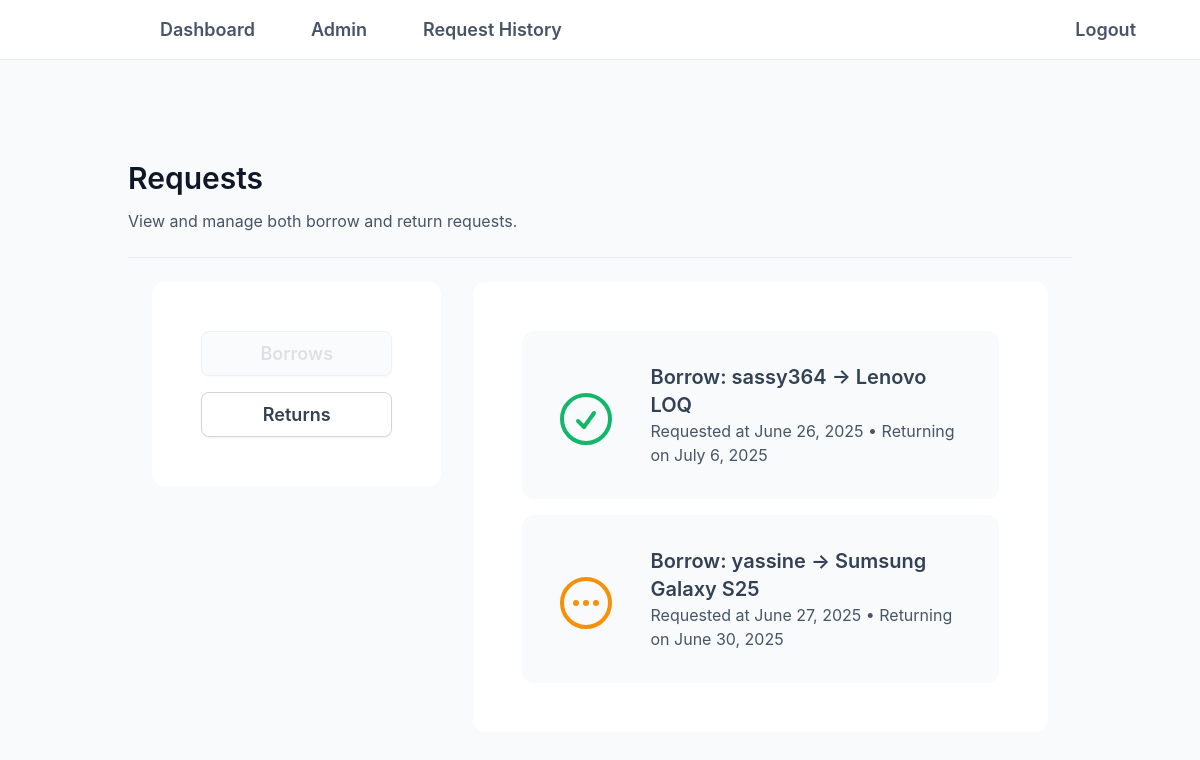
/requests/ (signed in), run on an earlier commit of the app's database.
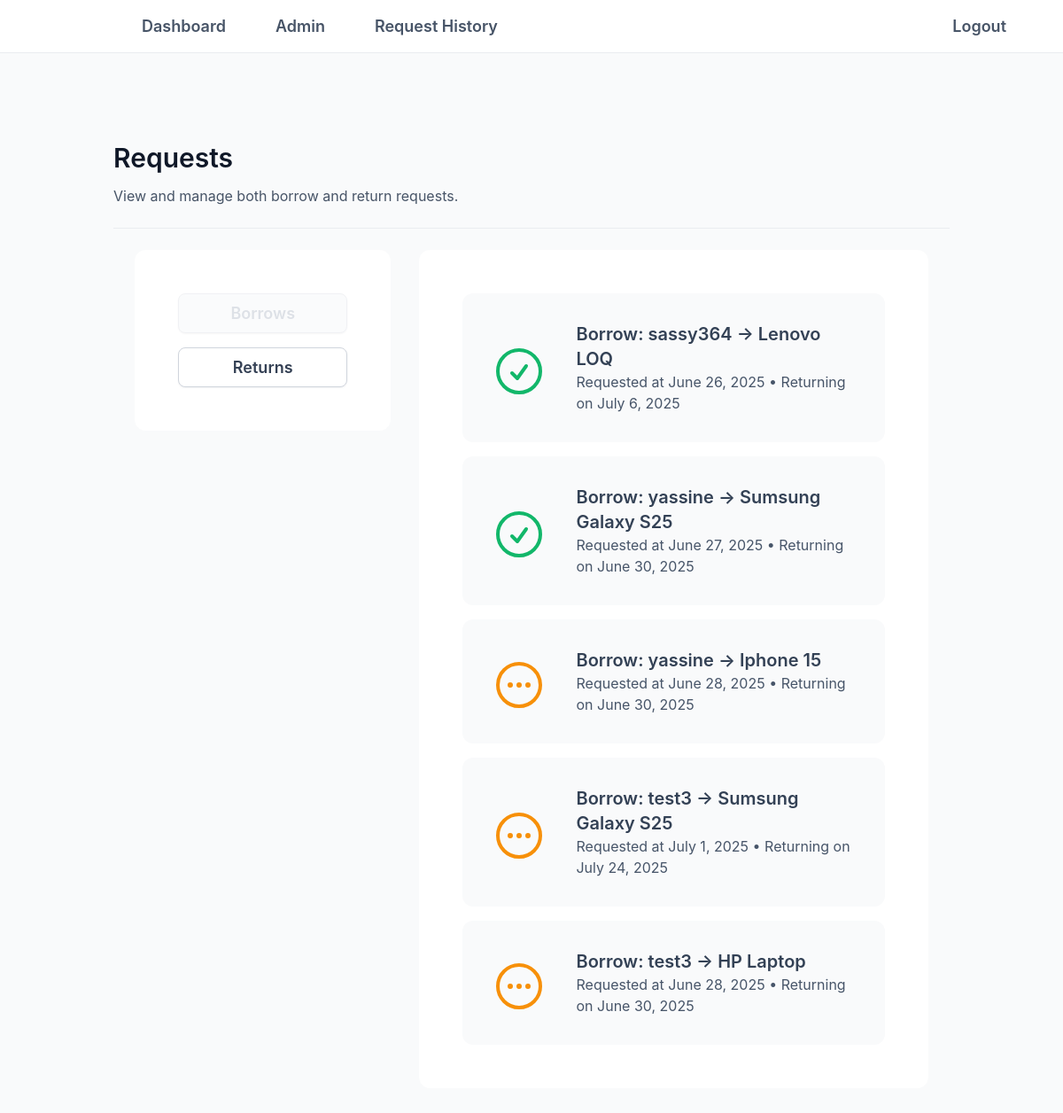
And on a later commit of the database.
### b_requests/models.py (models this page shows)
class BorrowRequest(models.Model):
    borrower = models.ForeignKey(User, on_delete=models.CASCADE, related_name='borrow_requests')
    device = models.ForeignKey(Device, on_delete=models.CASCADE, related_name='borrow_requests')
    date_requested = models.DateField(default=timezone.now)
    return_date = models.DateField(null=False, blank=False)
    approved = models.BooleanField(default=False)
    def __str__(self):
        return f"Borrow: {self.borrower.username} → {self.device.name}"

### devices/models.py (models this page shows, shortened)
class Device(models.Model):
    class Status(models.TextChoices):
        AVAILABLE = 'available', 'Available'
        BORROWED = 'borrowed', 'Borrowed'
        BROKEN = 'broken', 'Broken'
        MISSING = 'missing', 'Missing'
    name = models.CharField(max_length=100)
    type = models.CharField(max_length=50)
    status = models.CharField(
        max_length=20,
        choices=Status.choices,
        default=Status.AVAILABLE,
    )
    location = models.CharField(max_length=100, default='Admin')

### b_requests/views.py (the view)
# urls.py: path('', views.request_list_view, name='request-list'),
@staff_member_required
def request_list_view(request):
    borrows = BorrowRequest.objects.all()
    returns = ReturnRequest.objects.all()
    context = {"borrows": borrows, "returns": returns}
    return render(request, "b_requests/request_list.html", context)

### b_requests/models.py (called while the page is built)
    def __str__(self):
        return f"Return: {self.borrower.username} ← {self.device.name} ({self.condition})"

### b_requests/templates/b_requests/request_list.html (shortened to what this page needs)
{% extends "base.html" %}
{% block content %}
<div class="min-h-screen flex flex-col bg-atb-g-50 text-left py-24 px-4 md:px-12 lg:px-32 font-primary">
    <div class="flex flex-col gap-2">
        <h2 class="text-[30px]  font-[600] text-atb-g-900 font-primary">Requests</h2>
        <p class="text-[16px] text-atb-g-600">View and manage both borrow and return requests.</p>
    </div>
    <hr class="border-atb-g-200 mt-6">
    <div class="w-full flex flex-col items-start  md:flex-row p-4 md:p-6 gap-6 md:gap-8">
        <div class="flex flex-col gap-4 p-4 sm:p-6 md:p-8 lg:p-12 bg-white border border-white rounded-[12px] w-full md:w-1/3">
            <button id="borrow-tab"
                class="tab-button px-12 py-2 text-[18px] font-semibold rounded-[8px] transition-colors duration-200 border-[1px] border-atb-g-300 bg-white text-atb-g-700 shadow-[0px_1px_2px_0px_#1018280D]
           hover:bg-atb-g-50 hover:text-atb-g-800
           focus:bg-white focus:text-atb-g-700 focus:shadow-[0_0_0_4px_#F2F4F7]
           disabled:bg-atb-g-50 disabled:text-atb-g-300 disabled:border-atb-g-200 disabled:opacity-70"
                onclick="showTab('borrow')" disabled>
                Borrows
            </button>
            <button id="return-tab"
                class="tab-button px-12 py-2 text-[18px] font-semibold rounded-[8px] transition-colors duration-200 border-[1px] border-atb-g-300 bg-white text-atb-g-700 shadow-[0px_1px_2px_0px_#1018280D]
           hover:bg-atb-g-50 hover:text-atb-g-800
           focus:bg-white focus:text-atb-g-700 focus:shadow-[0_0_0_4px_#F2F4F7]
           disabled:bg-atb-g-50 disabled:text-atb-g-300 disabled:border-atb-g-200 disabled:opacity-70"
                onclick="showTab('return')" >
                Returns
            </button>
        </div>
        <div id="borrow-section" class="tab-section w-full md:w-2/3 border border-white bg-white rounded-[12px] p-4 sm:p-6 md:p-12">
            {% if borrows %}
                <div class="space-y-4">
                    {% for instance in borrows %}
                        <a href="{% url 'requests:borrow-detail' instance.id %}" class="block bg-atb-g-50 rounded-[12px] p-8 hover:bg-atb-g-200 focus:border-none focus:ring-0 focus:shadow-[0_0_0_4px_#F2F4F7] transition duration-300 flex flex-row items-center gap-8">
                            <div class="flex justify-start mt-2">
                                {% if instance.approved %}
                            <svg xmlns="http://www.w3.org/2000/svg" fill="none" viewBox="0 0 24 24" stroke-width="1.5" stroke="currentColor" class="size-16 text-atb-s-500">
                            <path stroke-linecap="round" stroke-linejoin="round" d="M9 12.75 11.25 15 15 9.75M21 12a9 9 0 1 1-18 0 9 9 0 0 1 18 0Z" />
                            </svg>
                            {% endif %}
                            </div>
                            <div class="text-left">
                            <h3 class="text-xl font-semibold text-[#334155]">{{ instance }}</h3>
                            <p class="text-[#475569]">Requested at {{ instance.date_requested }} &bull; Returning on {{ instance.return_date }}</p>
                            </div>
                        </a>
                    {% endfor %}
                </div>
            {% else %}
                <p class="text-center text-atb-g-500">No borrow requests available.</p>
            {% endif %}
        </div>
    </div>
</div>
{% endblock content %}

### templates/base.html (shortened to what this page needs)
{% load static tailwind_tags %}
<!DOCTYPE html>
<html lang="en">
    <head>
        <link rel="stylesheet" href="{% static 'dist/styles.css' %}">
		{% tailwind_css %}
    </head>
    <body class="bg-atb-g-50 min-h-screen w-full" >
        {% include 'nav-bar.html'%}
        {% block content %}
        {% endblock %}
    </body>
</html>

### theme/templates/nav-bar.html (shortened to what this page needs)
<nav class="bg-white py-4 min-h-[56px] border-b-1 border-atb-g-200 w-full">
<ul class="flex justify-between items-center px-4 sm:px-2 md:px-16 space-x-6 font-primary text-[16px] sm:text-[16px] md:text-[18px] font-semibold">
    <div class="flex items-center text-atb-g-600 gap-8">
        {% if request.user.is_superuser %}
            {% include 'nav-items/admin.html'%}
        {% endif %}
    </div>
    <div class="flex items-center text-atb-g-600 gap-8">
        {% if request.user.is_authenticated %}
        <li class="hover:text-[#a60000]">
          <a href="/accounts/log_out/">Logout</a>
        </li>
        {% else %}
            {% include 'nav-items/guest.html'%}
        {% endif %}
    </div>
</ul>
</nav>

### theme/templates/nav-items/admin.html
<li class="hover:text-[#a60000]  pr-6">
    <a href="{% url 'dashboard' %}">Dashboard</a>
</li>
<li class="hover:text-[#a60000]  pr-6">
    <a href="/admin/">Admin</a>
</li>
<li class="hover:text-[#a60000]  pr-6">
    <a href="{% url 'requests:request-list' %}">Request History</a>
</li>

What changed in the data, as far as the page shows it:
changed BorrowRequest "June 27, 2025": approved False → True (drawn)
added BorrowRequest: approved False (drawn), borrower+device "Borrow: yassine → Iphone 15", date_requested "June 28, 2025", return_date "June 30, 2025"
added BorrowRequest: approved False (drawn), borrower+device "Borrow: test3 → Sumsung Galaxy S25", date_requested "July 1, 2025", return_date "July 24, 2025"
added BorrowRequest: approved False (drawn), borrower+device "Borrow: test3 → HP Laptop", date_requested "June 28, 2025", return_date "June 30, 2025"
